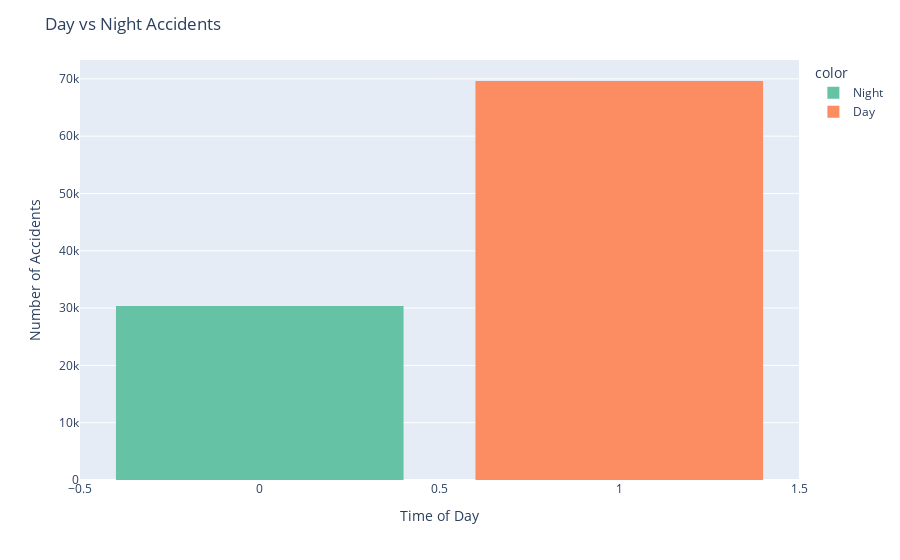

The code cell stored with this chart in its notebook:
### Code cell
fig = px.histogram(
    df_slice,
    x='twilight_conclusion',
    color=df_slice['twilight_conclusion'].map({0:'Night',1:'Day'}),
    color_discrete_sequence=px.colors.qualitative.Set2
)

fig.update_layout(
    title='Day vs Night Accidents',
    xaxis_title='Time of Day',
    yaxis_title='Number of Accidents',
    bargap=0.2
)

fig.show()

### Figure 1 — Plotly figure (JSON) as saved in the notebook; plotly's stock layout.template omitted (floating-point values rounded to 4 significant figures; data arrays with more than 128 entries replaced by an {"elided": "..."} marker saying what was removed)
{"data": [{"bingroup": "x", "hovertemplate": "color=Night<br>twilight_conclusion=%{x}<br>count=%{y}<extra></extra>", "legendgroup": "Night", "marker": {"color": "rgb(102,194,165)", "pattern": {"shape": ""}}, "name": "Night", "orientation": "v", "showlegend": true, "type": "histogram", "x": {"elided": "30371 int values"}, "xaxis": "x", "yaxis": "y"}, {"bingroup": "x", "hovertemplate": "color=Day<br>twilight_conclusion=%{x}<br>count=%{y}<extra></extra>", "legendgroup": "Day", "marker": {"color": "rgb(252,141,98)", "pattern": {"shape": ""}}, "name": "Day", "orientation": "v", "showlegend": true, "type": "histogram", "x": {"elided": "69629 int values"}, "xaxis": "x", "yaxis": "y"}], "layout": {"bargap": 0.2, "barmode": "relative", "legend": {"title": {"text": "color"}, "tracegroupgap": 0}, "margin": {"t": 60}, "title": {"text": "Day vs Night Accidents"}, "xaxis": {"anchor": "y", "domain": [0, 1], "title": {"text": "Time of Day"}}, "yaxis": {"anchor": "x", "domain": [0, 1], "title": {"text": "Number of Accidents"}}}}
